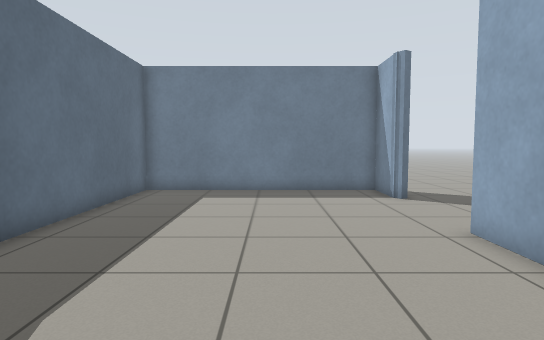
view 1 (above)

13 first-person views from a walk through a world built for the Gazebo simulator. The camera is 0.92 m above the floor, tilts 4° down and sees 75° across. The floor is counted in squares, 0.5 m on a side. Each view is taken from the middle of a square. On the plan, view 1 faces up. The plan holds only what a view shows up to about 18 squares ahead; the rest is blank.

view 2
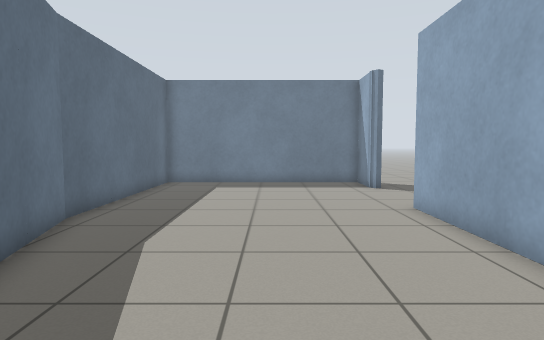

view 3
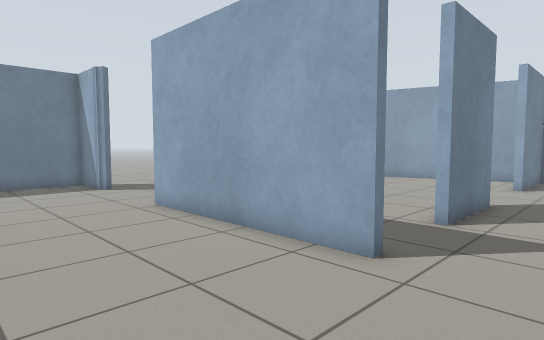

view 4
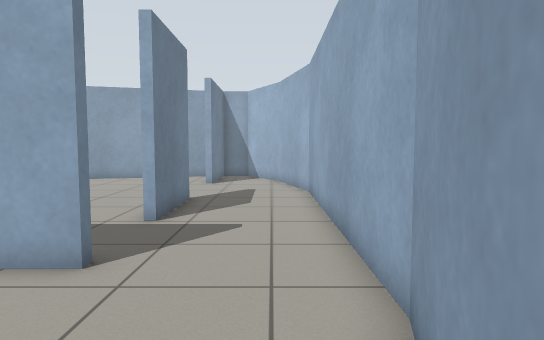

view 5
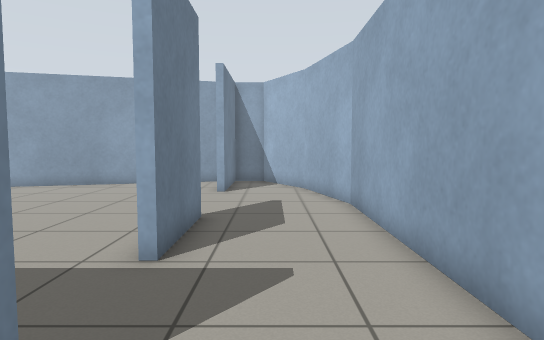

view 6
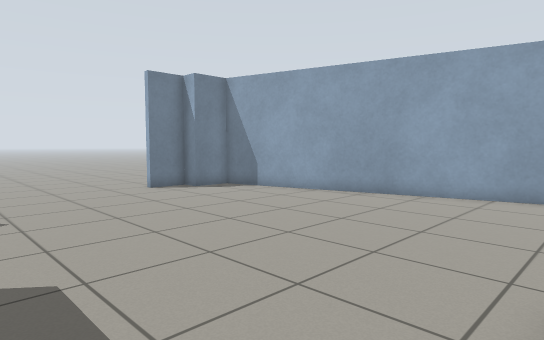

view 7
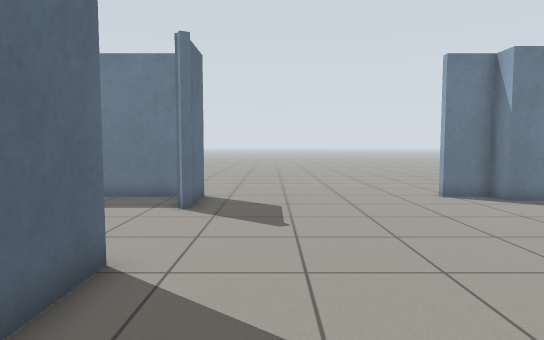

view 8
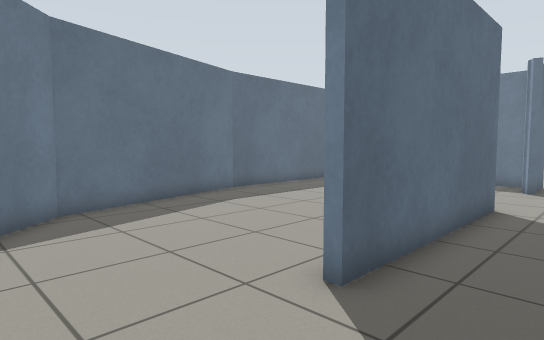

view 9
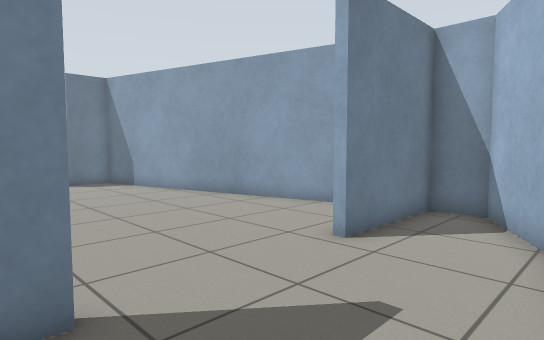

view 10
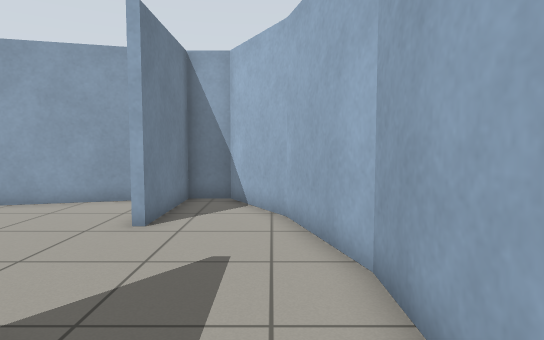

view 11
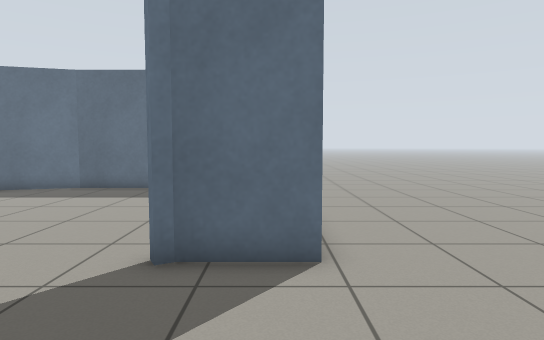

view 12
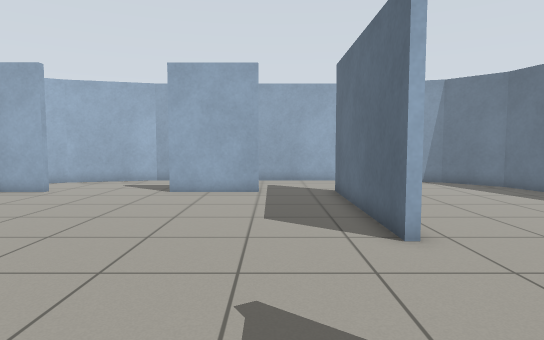

view 13
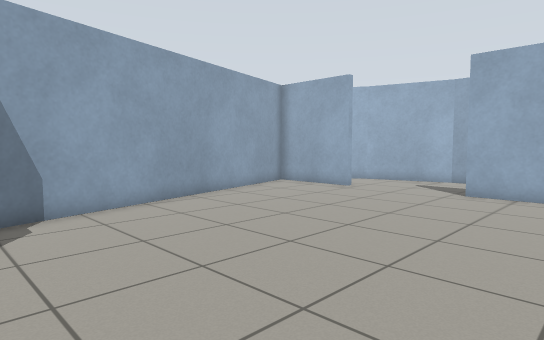

### Floor plan
Points are (right, up) in squares from view 1. A wall is a line through its corners. A room is listed if a view was taken in it or the views show most of it. See-through windows are left out.
Room 1 (views 1, 2, 3, 4, 5)
walls: (-5.2, 5.8) (-3.2, -1.5) (-1.3, -3.4) (2.7, -4.5); (4.2, -0.2) (4.2, 7.4); (4.5, 12) (4.2, 12.5); (4.2, 12.3) (4.2, 14.5) (-5.1, 14.5) (-5.1, 5.6); (2.6, -4.5) (4.6, -4.5)
ways out: opening at (4, -2.5) to room 2; opening at (4, 9.5) to room 2
Room 2 (views 6, 7, 8, 9, 10, 11, 12, 13)
walls: (4.5, 7.4) (4.5, -0.2); (11.1, -0.2) (7.5, -0.2); (7.5, 0.1) (11.1, 0.1); (4.5, 14.9) (4.5, 12.6) (4.7, 12.1); (12.9, -4.5) (17.1, -3.4); (19.9, 0.7) (16.5, 13.6) (14.8, 13.6) (14.8, 14.5) (13.1, 14.5) (13.1, 14.9); (17, -3.4) (20.1, -1.6) (20.1, -0.2) (15.9, -0.2) (15.9, 0.1) (18.9, 0.1); (4.6, -4.5) (13.1, -4.5)
ways out: opening at (4, -2.5) to room 1; opening at (4, 9.5) to room 1; opening at (13, 16)

Where each view was taken, in squares from view 1:
view 1: 0 up, 0 right, facing up
view 2: 3 down, 0 right, facing up
view 3: 3 down, 1 left, facing up-right
view 4: 3 down, 1 left, facing right
view 5: 2 down, 2 right, facing right
view 6: 0 up, 6 right, facing up-right
view 7: 2 up, 7 right, facing up
view 8: 4 down, 7 right, facing up-left
view 9: 4 down, 10 right, facing up-right
view 10: 3 down, 8 right, facing right
view 11: 14 up, 10 right, facing left
view 12: 14 up, 7 right, facing down
view 13: 14 up, 7 right, facing down-right
